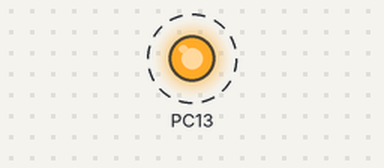
This sketch was run on a simulated STM32 Blue Pill. Parts: output pins drawn as LEDs (lit = HIGH). Dashed ring = blinking.

Above: at 0.04 s.
Timing chart, 0 to 3.0 s (numbered marks = the images above):
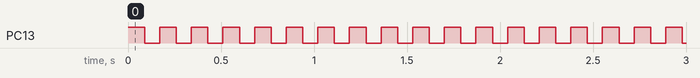

The sketch:

STM32_Blink.ino
```cpp
//𝓕𝓸𝓻 𝓜𝓸𝓻𝓮 𝓘𝓷𝓯𝓸 𝓥𝓲𝓼𝓲𝓽: 𝓱𝓽𝓽𝓹𝓼://𝓪𝓵𝓫𝓽𝓻𝓸𝓷𝓲𝓬𝓼.𝔀𝓸𝓻𝓭𝓹𝓻𝓮𝓼𝓼.𝓬𝓸𝓶/
// the setup function runs once when you press reset or power the board
void setup() {
  // initialize digital pin PB1 as an output.
  pinMode(PC13, OUTPUT);
}

// the loop function runs over and over again forever
void loop() {
  digitalWrite(PC13, HIGH);   // turn the LED on (HIGH is the voltage level)
  delay(90);                       // wait for a second
  digitalWrite(PC13, LOW);    // turn the LED off by making the voltage LOW
  delay(80);
  // digitalWrite(PB1, HIGH);   // turn the LED on (HIGH is the voltage level)
  // delay(100);                       // wait for a second
  // digitalWrite(PB1, LOW);    // turn the LED off by making the voltage LOW
  // delay(200);   // wait for a second
}
```

Measured:
- by itself, PC13: alternates HIGH for 0.09 s and LOW for 0.08 s
